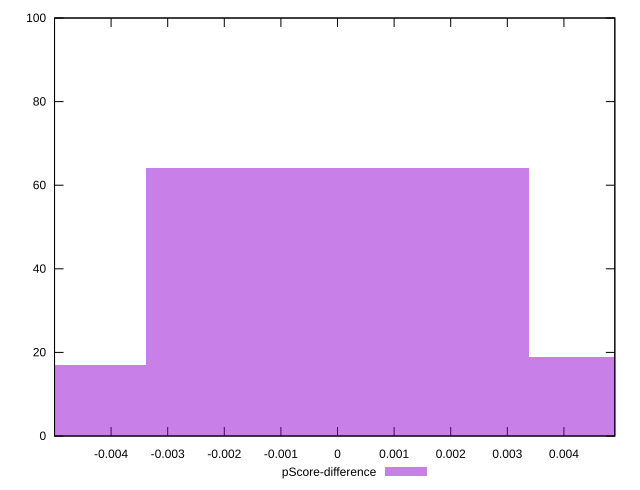

Generate this figure with gnuplot:
reset

$pScoreDifference <<EOF
0.006752744457807424 19
0 64
-0.006752744457807424 17
EOF

set key outside below
set boxwidth 0.006752744457807424
set xrange [-0.004999083186399356:0.004899195723373273]
set yrange [0:100]
set trange [0:100]
set style fill transparent solid 0.5 noborder
set terminal svg size 640, 490 enhanced background rgb 'white'
set output "report_00015_2021-02-09T16-11-33.973Z/first-cpu-idle/samples/pages+cached+noadtech/pScore-difference/histogram.svg"

plot $pScoreDifference title "pScore-difference" with boxes

reset
